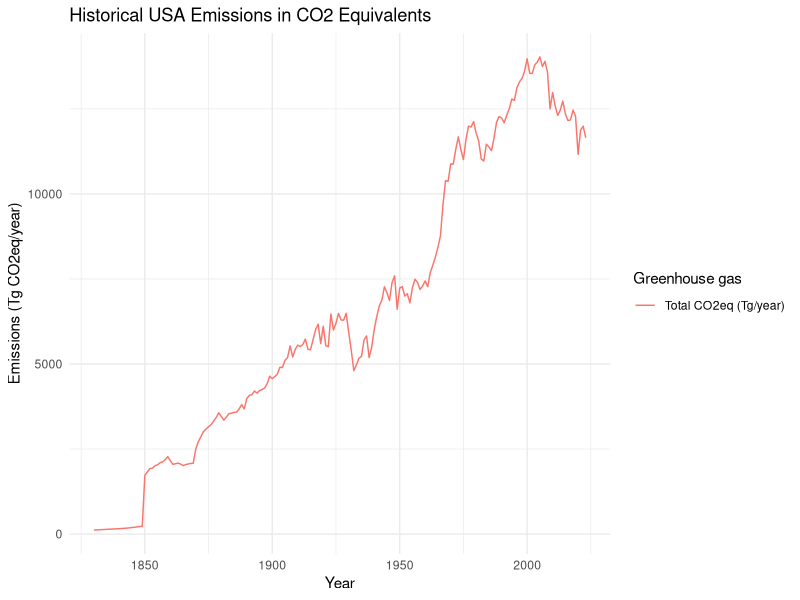
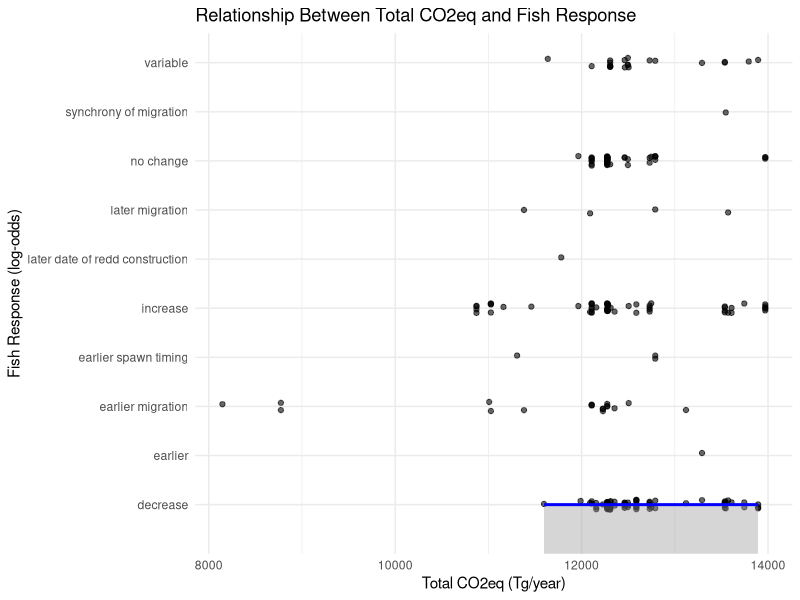
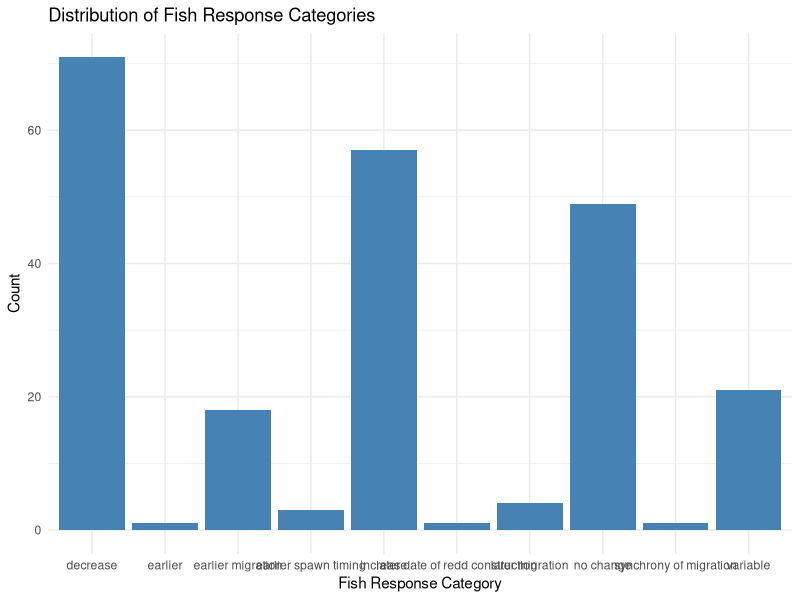

These charts were generated, in order, by the following R code:
## Load libraries
library(tidyverse)
library(readxl)
library(ggplot2)
library(rstatix)
library(knitr)
library(gganimate)

## Load data
### Emissions from 1830 to 2023
emissions_data <- read_excel("USA Emissions.xlsx")
head(emissions_data)

## Fish data
fish_data <- read_csv("database (3).csv")
head(fish_data)
colnames(fish_data)

## Standardize Units, convert CH4 and N2O to CO2 equivalents
# Using global warming potentials (GWP): CH4 = 25, N2O = 298
### Standardize Units
# Convert greenhouse gases to CO2 equivalents
# GWP (Global Warming Potential): CH4 = 25, N2O = 298
emissions_data <- emissions_data %>%
  mutate(
    CH4_in_CO2eq = if_else(Gas == "CH[4]", Data * 25, 0), # Convert CH4 to CO2 equivalents
    N2O_in_CO2eq = if_else(Gas == "N[2]*O", Data * 298, 0), # Convert N2O to CO2 equivalents
    CO2_in_CO2eq = if_else(Gas == "CO[2]", Data * 1000, 0), # Convert CO2 from Pg to Tg
    Total_CO2eq = CH4_in_CO2eq + N2O_in_CO2eq + CO2_in_CO2eq # Sum of all gases in CO2eq
  ) %>%
  group_by(Year) %>%
  summarize(Total_CO2eq = sum(Total_CO2eq, na.rm = TRUE)) # Aggregate by year

head(emissions_data)
# Summary for emissions
summary(emissions_data)


## Merge dataset
merged_data <- fish_data %>%
  mutate(Fish_Response = as.factor(Fish_Response)) %>%
  inner_join(emissions_data, by = "Year")
head(merged_data)


### Visualize Emissions Over Time
ggplot(emissions_data, aes(x = Year)) +
  geom_line(aes(y = Total_CO2eq, color = "Total CO2eq (Tg/year)")) +
  labs(
    title = "Historical USA Emissions in CO2 Equivalents",
    x = "Year",
    y = "Emissions (Tg CO2eq/year)",
    color = "Greenhouse gas"
  ) +
  theme_minimal()

### Animation: Emissions Over Time
ggplot(emissions_data, aes(x = Year, y = Total_CO2eq)) +
  geom_line(color = "blue") +
  labs(
    title = "Animated Emissions Over Time",
    x = "Year",
    y = "Total CO2eq (Tg/year)"
  ) +
  transition_reveal(Year) +
  theme_minimal()


## Statistical Analysis
### Model Relationship Between Emissions and Fish Response
# Logistic regression to analyze relationship
model <- glm(Fish_Response ~ Total_CO2eq, 
             data = merged_data, 
             family = "binomial")
summary(model)

## Visualize the relationship
ggplot(merged_data, aes(x = Total_CO2eq, y = Fish_Response)) +
  geom_jitter(width = 0.1, height = 0.1, alpha = 0.6) +
  geom_smooth(method = "glm", method.args = list(family = "binomial"), color = "blue") +
  labs(
    title = "Relationship Between Total CO2eq and Fish Response",
    x = "Total CO2eq (Tg/year)",
    y = "Fish Response (log-odds)"
  ) +
  theme_minimal()


# Summary for fish response
fish_data %>% count(Fish_Response)

### Visualization: Fish Response Distribution
ggplot(fish_data, aes(x = Fish_Response)) +
  geom_bar(fill = "steelblue") +
  labs(
    title = "Distribution of Fish Response Categories",
    x = "Fish Response Category",
    y = "Count"
  ) +
  theme_minimal()
